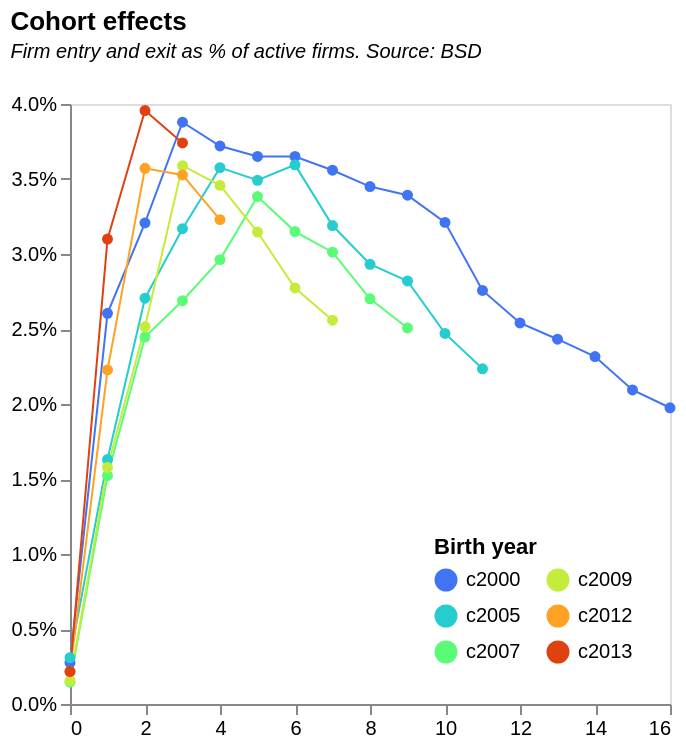

This figure's Vega-Lite source:
### Vega-Lite specification from a JSON file in a GitHub repository (floating-point values rounded to 4 significant figures)
{"$schema": "https://vega.github.io/schema/vega-lite/v5.json", "title": {"text": "Cohort effects", "subtitle": ["Firm entry and exit as % of active firms. Source: BSD", ""], "subtitleFontStyle": "italic", "subtitleFontSize": 10, "anchor": "start", "color": "black"}, "data": {"values": [{"Age": "0", "c1992": "", "c1993": "", "c1994": "", "c1995": "", "c1996": "", "c1997": "0.059978049", "c1998": "0.041249613", "c1999": "0.004778136", "c2000": "0.002757525", "c2001": "0.003096971", "c2002": "0.003589033", "c2003": "0.004329493", "c2004": "0.00283726", "c2005": "0.003088139", "c2006": "0.001396727", "c2007": "0.001453505", "c2008": "0.001796267", "c2009": "0.001550993", "c2010": "0.001474944", "c2011": "0.002172211", "c2012": "0.002145449", "c2013": "0.002167405", "c2014": "0.002658765", "c2015": "0.003976429", "c2016": "0.004011188"}, {"Age": "1", "c1992": "", "c1993": "", "c1994": "", "c1995": "", "c1996": "0.094773902", "c1997": "0.088678161", "c1998": "0.060807898", "c1999": "0.04422322", "c2000": "0.026046124", "c2001": "0.026845347", "c2002": "0.022944", "c2003": "0.022032219", "c2004": "0.020826167", "c2005": "0.016297584", "c2006": "0.014743309", "c2007": "0.015217419", "c2008": "0.012414068", "c2009": "0.015769955", "c2010": "0.015447161", "c2011": "0.024280256", "c2012": "0.022270063", "c2013": "0.030993395", "c2014": "0.058511714", "c2015": "0.057248508", "c2016": ""}, {"Age": "2", "c1992": "", "c1993": "", "c1994": "", "c1995": "0.035317178", "c1996": "0.089416677", "c1997": "0.095652102", "c1998": "0.088125424", "c1999": "0.046507003", "c2000": "0.032072659", "c2001": "0.035000179", "c2002": "0.027703342", "c2003": "0.0328055", "c2004": "0.030192857", "c2005": "0.027052132", "c2006": "0.02372394", "c2007": "0.024465424", "c2008": "0.043863915", "c2009": "0.025156181", "c2010": "0.030346442", "c2011": "0.035294747", "c2012": "0.035711852", "c2013": "0.039564314", "c2014": "0.061783232", "c2015": "", "c2016": ""}, {"Age": "3", "c1992": "", "c1993": "", "c1994": "0.019042544", "c1995": "0.02733371", "c1996": "0.092206", "c1997": "0.091271356", "c1998": "0.089045993", "c1999": "0.047840272", "c2000": "0.038785701", "c2001": "0.038474904", "c2002": "0.033732028", "c2003": "0.034699273", "c2004": "0.032649363", "c2005": "0.031689101", "c2006": "0.029343511", "c2007": "0.026885973", "c2008": "0.026679749", "c2009": "0.035887147", "c2010": "0.033910253", "c2011": "0.038776574", "c2012": "0.035271686", "c2013": "0.037403923", "c2014": "", "c2015": "", "c2016": ""}, {"Age": "4", "c1992": "", "c1993": "0.204316341", "c1994": "0.017489806", "c1995": "0.025679898", "c1996": "0.084118102", "c1997": "0.07848127", "c1998": "0.078141873", "c1999": "0.046458209", "c2000": "0.037200027", "c2001": "0.039788222", "c2002": "0.034869532", "c2003": "0.035219289", "c2004": "0.033046267", "c2005": "0.035756755", "c2006": "0.029536555", "c2007": "0.029624673", "c2008": "0.033609936", "c2009": "0.034574114", "c2010": "0.033708302", "c2011": "0.035528514", "c2012": "0.032290608", "c2013": "", "c2014": "", "c2015": "", "c2016": ""}, {"Age": "5", "c1992": "0.011019686", "c1993": "0.186689323", "c1994": "0.01692722", "c1995": "0.022748169", "c1996": "0.074888306", "c1997": "0.067572326", "c1998": "0.070975761", "c1999": "0.042267562", "c2000": "0.036503889", "c2001": "0.039606338", "c2002": "0.034260515", "c2003": "0.035177696", "c2004": "0.036130678", "c2005": "0.034915839", "c2006": "0.030090729", "c2007": "0.033829776", "c2008": "0.031077405", "c2009": "0.031465957", "c2010": "0.029783086", "c2011": "0.032509392", "c2012": "", "c2013": "", "c2014": "", "c2015": "", "c2016": ""}, {"Age": "6", "c1992": "0.009538484", "c1993": "0.182863017", "c1994": "0.015721864", "c1995": "0.026810912", "c1996": "0.066997281", "c1997": "0.070564418", "c1998": "0.058640301", "c1999": "0.040085444", "c2000": "0.036500468", "c2001": "0.038736397", "c2002": "0.033740737", "c2003": "0.03805368", "c2004": "0.034245996", "c2005": "0.035942487", "c2006": "0.032702244", "c2007": "0.031493703", "c2008": "0.029100093", "c2009": "0.027736086", "c2010": "0.026681823", "c2011": "", "c2012": "", "c2013": "", "c2014": "", "c2015": "", "c2016": ""}, {"Age": "7", "c1992": "0.008499966", "c1993": "0.16963739", "c1994": "0.014731987", "c1995": "0.026569215", "c1996": "0.062238597", "c1997": "0.059543781", "c1998": "0.054846417", "c1999": "0.039314182", "c2000": "0.035584877", "c2001": "0.037221382", "c2002": "0.035599467", "c2003": "0.036203199", "c2004": "0.031089095", "c2005": "0.031897917", "c2006": "0.030772405", "c2007": "0.030122253", "c2008": "0.026453914", "c2009": "0.025586022", "c2010": "", "c2011": "", "c2012": "", "c2013": "", "c2014": "", "c2015": "", "c2016": ""}, {"Age": "8", "c1992": "0.008067017", "c1993": "0.152967818", "c1994": "0.013842356", "c1995": "0.029861343", "c1996": "0.054469014", "c1997": "0.057395556", "c1998": "0.052793117", "c1999": "0.03800223", "c2000": "0.034493548", "c2001": "0.037030678", "c2002": "0.033697606", "c2003": "0.030471432", "c2004": "0.029924038", "c2005": "0.029315032", "c2006": "0.028649136", "c2007": "0.027015057", "c2008": "0.024483204", "c2009": "", "c2010": "", "c2011": "", "c2012": "", "c2013": "", "c2014": "", "c2015": "", "c2016": ""}, {"Age": "9", "c1992": "0.0093343", "c1993": "0.144174532", "c1994": "0.014710448", "c1995": "0.02522326", "c1996": "0.05083975", "c1997": "0.055472338", "c1998": "0.050654608", "c1999": "0.036734332", "c2000": "0.033921065", "c2001": "0.035060582", "c2002": "0.029109045", "c2003": "0.029506154", "c2004": "0.028151582", "c2005": "0.028202377", "c2006": "0.025728286", "c2007": "0.02506942", "c2008": "", "c2009": "", "c2010": "", "c2011": "", "c2012": "", "c2013": "", "c2014": "", "c2015": "", "c2016": ""}, {"Age": "10", "c1992": "0.009032266", "c1993": "0.140220239", "c1994": "0.013805014", "c1995": "0.025293806", "c1996": "0.049156961", "c1997": "0.053088897", "c1998": "0.047886636", "c1999": "0.033625714", "c2000": "0.032108054", "c2001": "0.031249899", "c2002": "0.027367115", "c2003": "0.028051139", "c2004": "0.026504907", "c2005": "0.024705314", "c2006": "0.023814475", "c2007": "", "c2008": "", "c2009": "", "c2010": "", "c2011": "", "c2012": "", "c2013": "", "c2014": "", "c2015": "", "c2016": ""}, {"Age": "11", "c1992": "0.008098507", "c1993": "0.129616384", "c1994": "0.014383583", "c1995": "0.025443117", "c1996": "0.046784951", "c1997": "0.050730507", "c1998": "0.045489153", "c1999": "0.031754832", "c2000": "0.027570402", "c2001": "0.028362404", "c2002": "0.026723576", "c2003": "0.026607994", "c2004": "0.024081371", "c2005": "0.022343425", "c2006": "", "c2007": "", "c2008": "", "c2009": "", "c2010": "", "c2011": "", "c2012": "", "c2013": "", "c2014": "", "c2015": "", "c2016": ""}, {"Age": "12", "c1992": "0.01099326", "c1993": "0.126363639", "c1994": "0.014309455", "c1995": "0.024980784", "c1996": "0.04458788", "c1997": "0.043642276", "c1998": "0.041899485", "c1999": "0.029069573", "c2000": "0.025404583", "c2001": "0.026723291", "c2002": "0.024019383", "c2003": "0.023901343", "c2004": "0.022283149", "c2005": "", "c2006": "", "c2007": "", "c2008": "", "c2009": "", "c2010": "", "c2011": "", "c2012": "", "c2013": "", "c2014": "", "c2015": "", "c2016": ""}, {"Age": "13", "c1992": "0.010819833", "c1993": "0.121249221", "c1994": "0.014414828", "c1995": "0.024972903", "c1996": "0.043985133", "c1997": "0.040063266", "c1998": "0.040439925", "c1999": "0.02739266", "c2000": "0.024319304", "c2001": "0.025203302", "c2002": "0.021112429", "c2003": "0.021614061", "c2004": "", "c2005": "", "c2006": "", "c2007": "", "c2008": "", "c2009": "", "c2010": "", "c2011": "", "c2012": "", "c2013": "", "c2014": "", "c2015": "", "c2016": ""}, {"Age": "14", "c1992": "0.010720052", "c1993": "0.116993088", "c1994": "0.01423076", "c1995": "0.023725956", "c1996": "0.041096286", "c1997": "0.040110653", "c1998": "0.03678109", "c1999": "0.026214525", "c2000": "0.023160309", "c2001": "0.022458257", "c2002": "0.01976116", "c2003": "", "c2004": "", "c2005": "", "c2006": "", "c2007": "", "c2008": "", "c2009": "", "c2010": "", "c2011": "", "c2012": "", "c2013": "", "c2014": "", "c2015": "", "c2016": ""}, {"Age": "15", "c1992": "0.010689289", "c1993": "0.112054263", "c1994": "0.014323317", "c1995": "0.022252416", "c1996": "0.04074907", "c1997": "0.037242019", "c1998": "0.035416614", "c1999": "0.024783117", "c2000": "0.020938571", "c2001": "0.021442541", "c2002": "", "c2003": "", "c2004": "", "c2005": "", "c2006": "", "c2007": "", "c2008": "", "c2009": "", "c2010": "", "c2011": "", "c2012": "", "c2013": "", "c2014": "", "c2015": "", "c2016": ""}, {"Age": "16", "c1992": "0.010586866", "c1993": "0.108874988", "c1994": "0.013763512", "c1995": "0.021633342", "c1996": "0.038567564", "c1997": "0.035557658", "c1998": "0.033398272", "c1999": "0.022245743", "c2000": "0.019748978", "c2001": "", "c2002": "", "c2003": "", "c2004": "", "c2005": "", "c2006": "", "c2007": "", "c2008": "", "c2009": "", "c2010": "", "c2011": "", "c2012": "", "c2013": "", "c2014": "", "c2015": "", "c2016": ""}, {"Age": "17", "c1992": "0.009156998", "c1993": "0.102077942", "c1994": "0.012382161", "c1995": "0.019975385", "c1996": "0.037071487", "c1997": "0.033732253", "c1998": "0.029141943", "c1999": "0.020847597", "c2000": "", "c2001": "", "c2002": "", "c2003": "", "c2004": "", "c2005": "", "c2006": "", "c2007": "", "c2008": "", "c2009": "", "c2010": "", "c2011": "", "c2012": "", "c2013": "", "c2014": "", "c2015": "", "c2016": ""}, {"Age": "18", "c1992": "0.009220403", "c1993": "0.100371608", "c1994": "0.013777788", "c1995": "0.019328987", "c1996": "0.034758981", "c1997": "0.030477371", "c1998": "0.027159392", "c1999": "", "c2000": "", "c2001": "", "c2002": "", "c2003": "", "c2004": "", "c2005": "", "c2006": "", "c2007": "", "c2008": "", "c2009": "", "c2010": "", "c2011": "", "c2012": "", "c2013": "", "c2014": "", "c2015": "", "c2016": ""}, {"Age": "19", "c1992": "0.008397312", "c1993": "0.104369936", "c1994": "0.014107437", "c1995": "0.018780802", "c1996": "0.031109543", "c1997": "0.028364392", "c1998": "", "c1999": "", "c2000": "", "c2001": "", "c2002": "", "c2003": "", "c2004": "", "c2005": "", "c2006": "", "c2007": "", "c2008": "", "c2009": "", "c2010": "", "c2011": "", "c2012": "", "c2013": "", "c2014": "", "c2015": "", "c2016": ""}], "format": {"parse": {"Age": "number"}}}, "transform": [{"fold": ["c2000", "c2005", "c2007", "c2009", "c2012", "c2013"], "as": ["metric", "value"]}, {"filter": "datum.value>0"}], "height": 300, "width": 300, "mark": {"type": "line", "strokeWidth": 1, "point": true}, "encoding": {"x": {"field": "Age", "type": "quantitative", "title": null, "axis": {"grid": false, "format": ""}}, "y": {"field": "value", "type": "quantitative", "title": null, "axis": {"grid": false, "format": "%"}}, "color": {"field": "metric", "title": "Birth year", "scale": {"scheme": "turbo"}, "legend": {"orient": "bottom-right", "columns": 2}}}}
